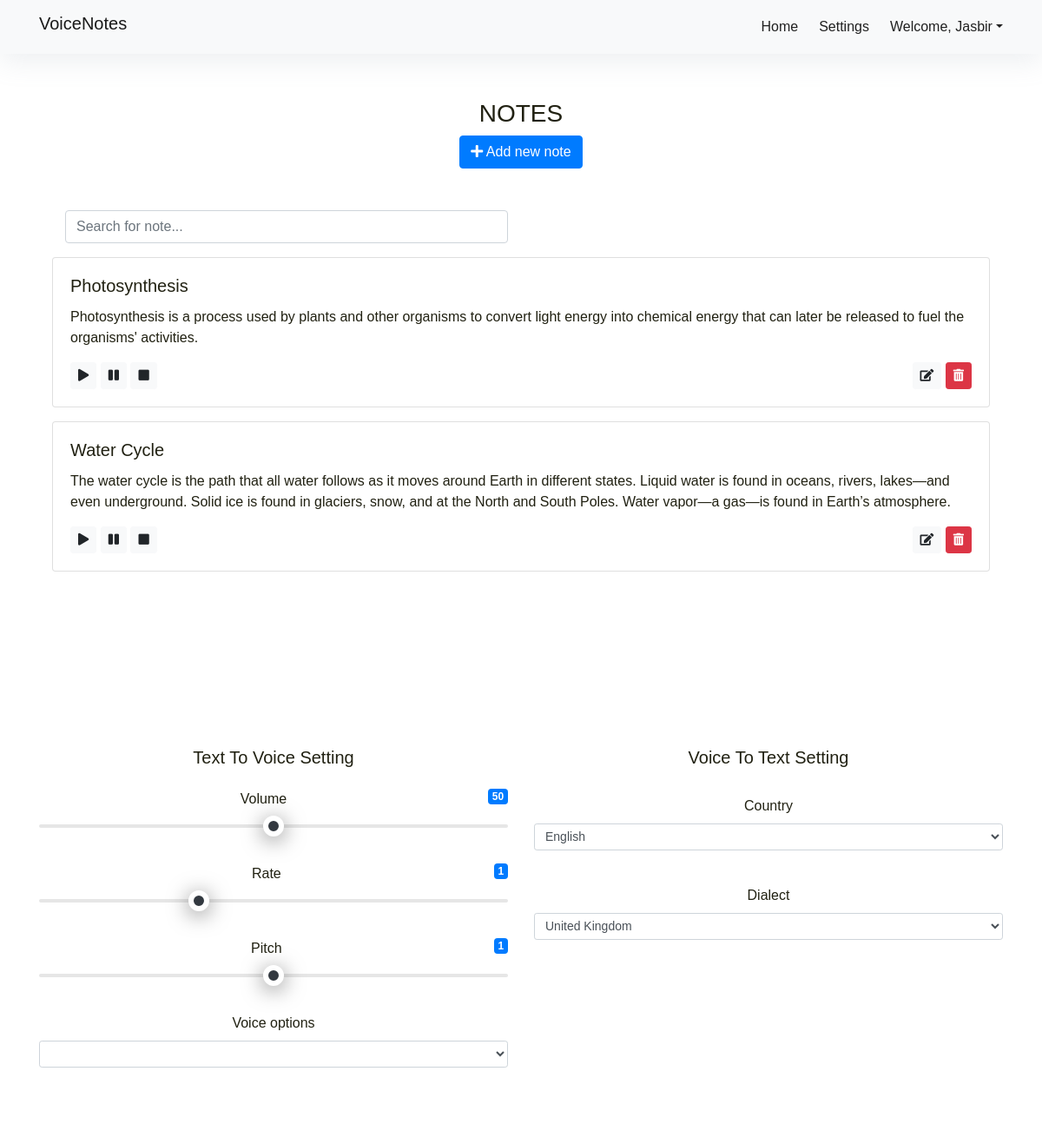
The app's page / (signed in), older data.
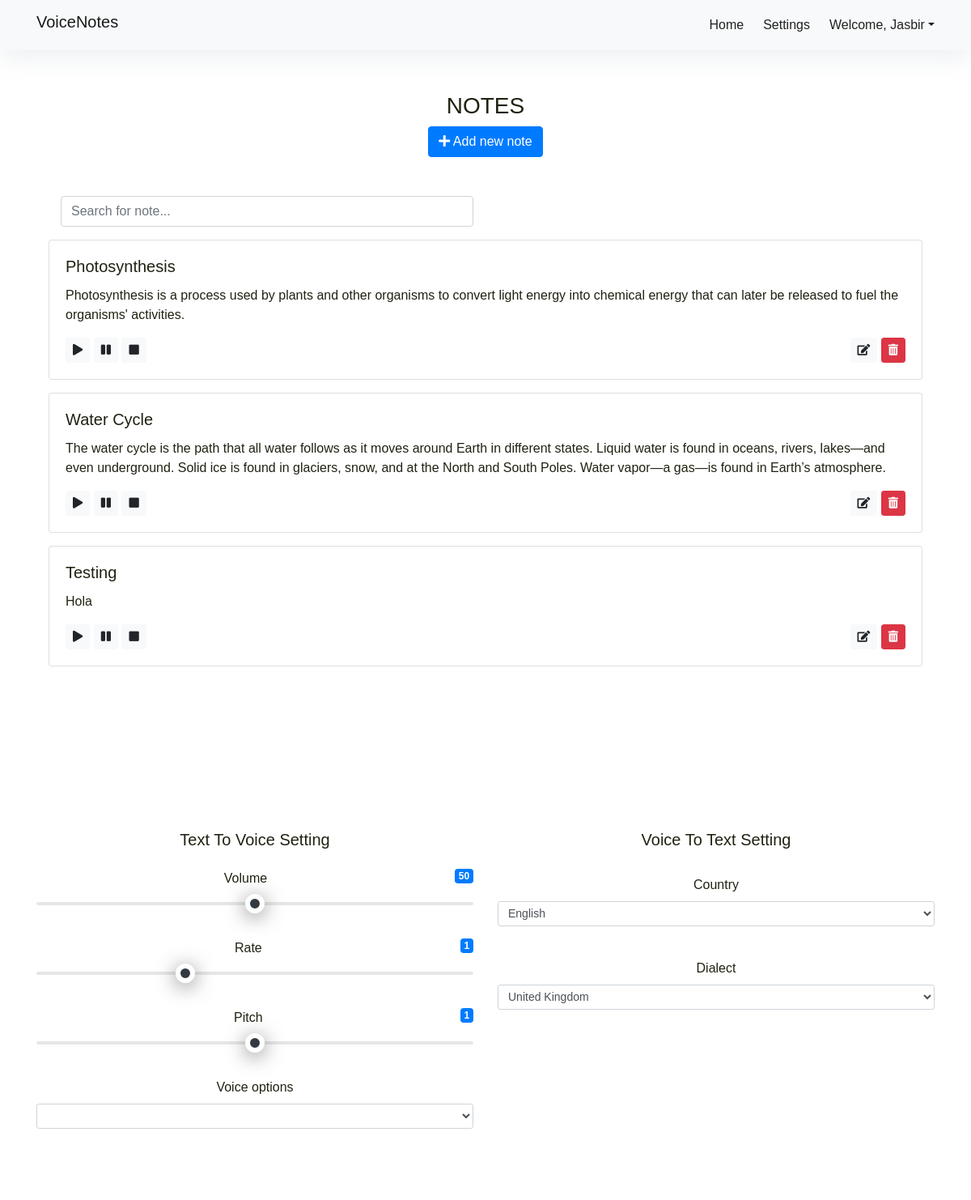
The same page, newer data.
### notes/models.py (models this page shows, shortened)
class Note(models.Model):
	user  = models.ForeignKey(User,on_delete = models.CASCADE)
	title = models.CharField(max_length=100)
	content = models.TextField()
	date_created = models.DateTimeField(auto_now_add = True)
	date_modified = models.DateTimeField(auto_now = True)

### notes/views.py (the view)
# urls.py: 2. Add a URL to urlpatterns:  path('', views.home, name='home')
def home(request):
	if request.user.is_authenticated:
		notes = Note.objects.filter(user=request.user)
		if request.method == "POST":
			form = NoteForm(request.POST)
			if form.is_valid():
				form_data = form.save(commit=False)
				form_data.user = request.user
				form_data.save()
				return redirect('notes-home')
		else:
			form = NoteForm()
		context ={
			'notes' : notes,
			'new_note_form' : form,
		}
		return render(request,'notes/notes.html',context)
	else:
		return redirect('user-signin')

### notes/forms.py
class NoteForm(forms.ModelForm):
    def __init__(self, *args, **kwargs):
        super().__init__(*args, **kwargs)
        self.fields['title'].widget.attrs.update({'class': 'speech-input'})
        self.fields['content'].widget.attrs.update({'class': 'speech-input'})
    class Meta:
        model = Note
        fields = '__all__'
        exclude = ['user']
        widgets = {
            'tags': forms.TextInput(
                attrs={
                    'data-role':'tagsinput',
                }
            ),
        }

### notes/templates/notes/notes.html (shortened to what the changed rows need)
{% extends 'notes/base.html' %}
{% load static %}
{% block content %}
<section id="notes-section" class="py-5">
    <div class="container py-md-4">
        <div id="notesContainer">
            {% for note in notes %}
            <div class="row mb-3" data-string="{{note.title}}">
                <div class="container">
                    <div class="col-sm-12">
                        <div class="card">
                            <div class="card-body">
                                <h5 class="card-title note{{note.id}}">{{note.title}}</h5>
                                <p class="card-text note{{note.id}}">{{note.content}}</p>
                                <button class="btn btn-light btn-sm play note{{note.id}}"><i class="fa fa-play" aria-hidden="true"></i></button>
                                <button class="btn btn-light btn-sm pause note{{note.id}}"><i class="fa fa-pause" aria-hidden="true"></i></button>
                                <button class="btn btn-light btn-sm stop note{{note.id}}"><i class="fa fa-stop" aria-hidden="true"></i></button>
                                <div class="float-right">
                                    <button class="btn btn-light btn-sm edit-note-button" data-url= "{% url 'note-edit' note.id %}" ><i class="fa fa-edit" aria-hidden="true"></i></button>
                                    <button class="btn btn-danger btn-sm delete-note-button" data-url="{% url 'note-delete-confirm' note.id %}"><i class="fa fa-trash-alt" aria-hidden="true"></i></button>
                                </div>
                            </div>
                        </div>
                    </div>
                </div>
            </div>
            {% endfor %}
        </div>
    </div>
</section>
{% endblock content %}

Row changes from the older to the newer data that the page shows:
added Note: title "Testing", content "Hola"
